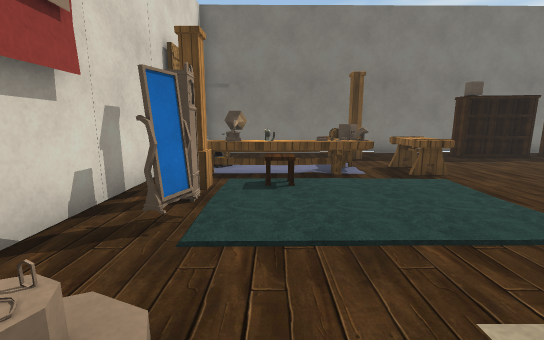
view 1 (above)

16 first-person views from a walk through a scene from a Unity 3-D project. The camera is 1.3 m above the floor, tilts 10° down and sees 90° across. Doors are open. The floor is counted in squares, 1 m on a side. Each view is taken from the middle of a square. On the plan, view 1 faces up. The plan holds only what a view shows up to about 13 squares ahead; the rest is blank. Some animated figures are left out. Some surface patterns are stand-ins.

view 2
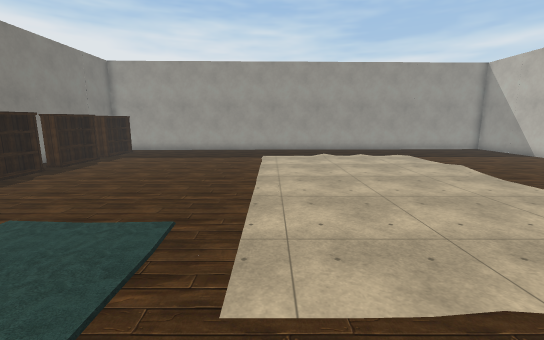

view 3
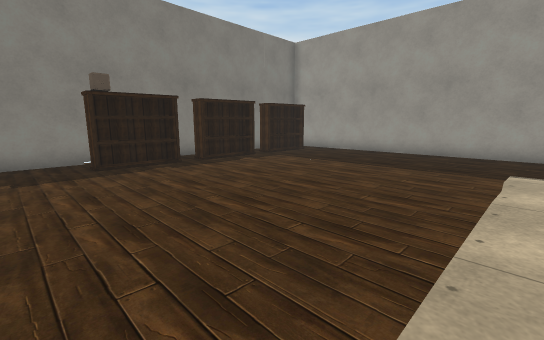

view 4
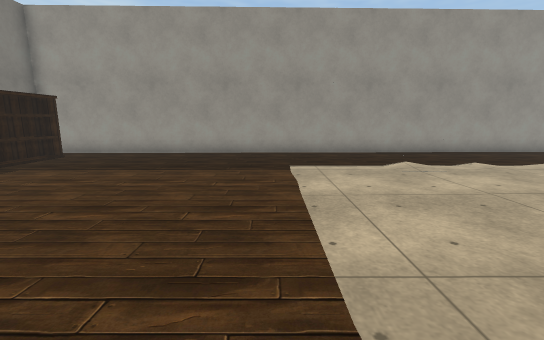

view 5
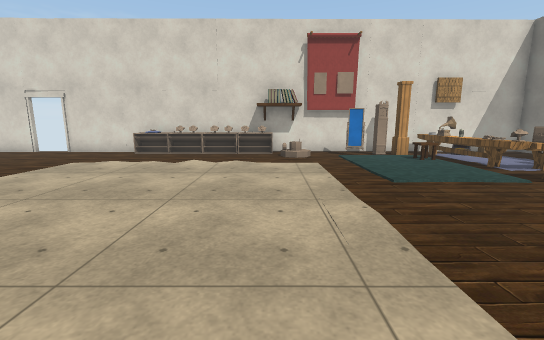

view 6
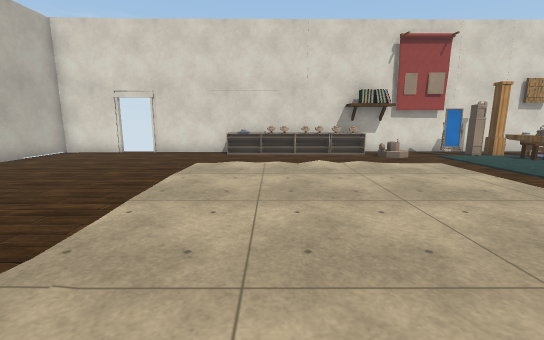

view 7
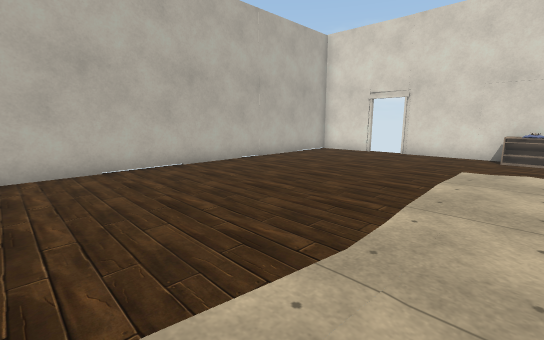

view 8
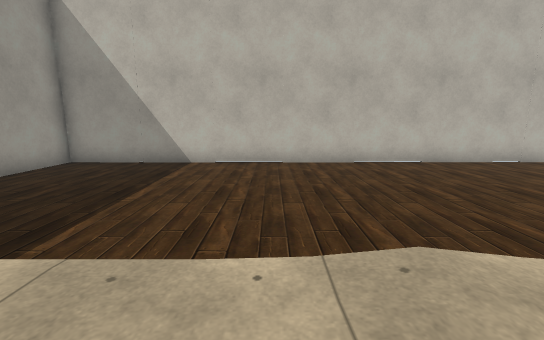

view 9
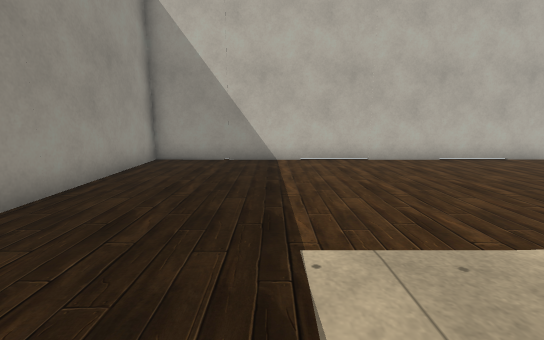

view 10
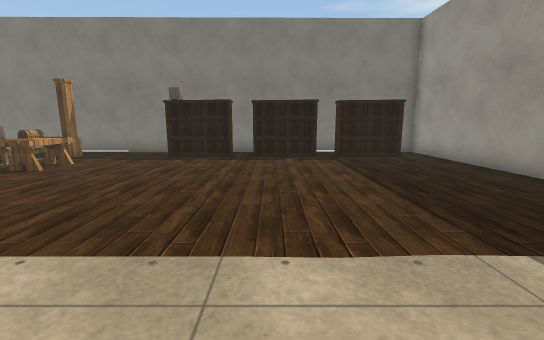

view 11
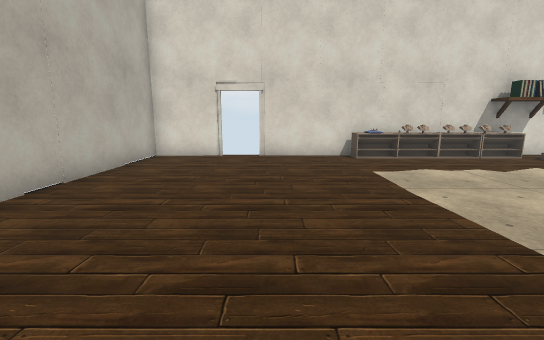

view 12
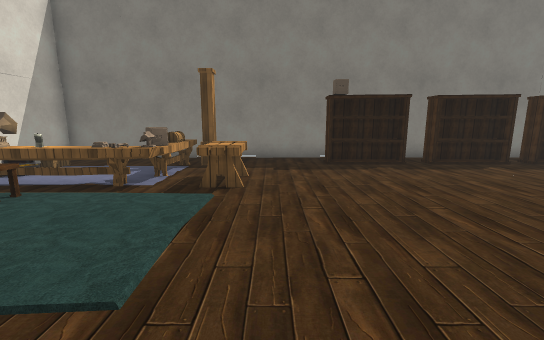

view 13
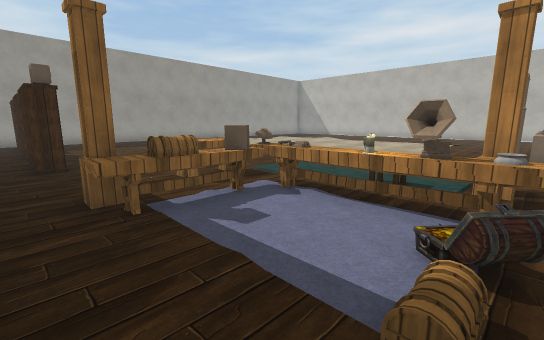

view 14
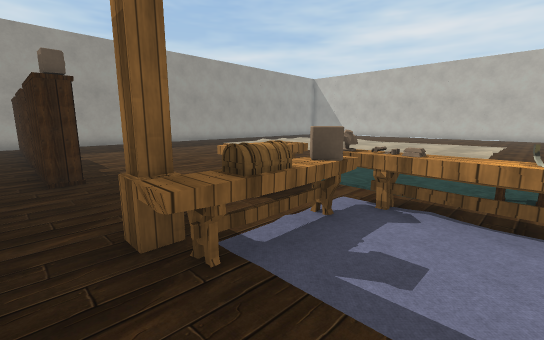

view 15
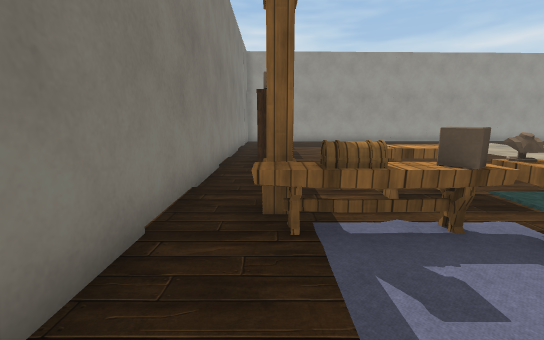

view 16
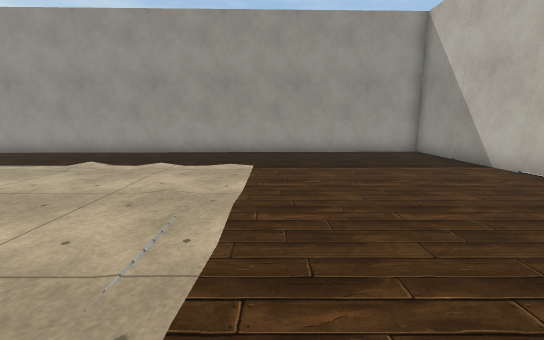

### Floor plan
Points are (right, up) in squares from view 1. A wall is a line through its corners. A room is listed if a view was taken in it or the views show most of it. See-through windows are left out.
Room 1 (views 1, 2, 3, 4, 5, 6, 7, 8, 9, 10, 11, 12, 13, 14, 15, 16)
walls: (-2.7, -0.5) (-2.6, -9.5); (9.4, 9.9) (7.4, 9.9); (7.4, 10.4) (9.4, 10.4); (9.3, 10.3) (7.4, 10.3); (10.3, 10.4) (12.8, 10.4); (12.9, 9.9) (10.3, 9.9); (12.7, 10.3) (10.2, 10.3); (13.6, 10.4) (16.1, 10.4); (-2.6, -10.9) (-2.6, -13.5) (18.1, -13.4) (17.5, 11.6) (16.9, 11.6); (16.2, 9.9) (13.6, 9.9); (16.1, 10.3) (13.8, 10.3); (14.8, 11.6) (-2.8, 11.5) (-2.7, 1.4)
low walls: (-2.2, 8.1) (-1.9, 8.5)
ways out: open door at (-3, -10.5); gap at (10, 10); gap at (13, 10)
objects: other object (-2, -6); other object (-2, -5); other object (-2, -2); pillar (-2, 5) to (-1, 6); other object (-2, 7); other object (-1, -5); other object (-1, 3) to (-1, 4); table (-1, 7) to (1, 7); other object (0, 5) to (0, 6); table (2, 7) to (2, 8); chest (2, 9); table (2, 10); pillar (3, 10); bench (4, 7) to (4, 8); other object (7, 10)

Where each view was taken, in squares from view 1:
view 1: 0 up, 0 right, facing up
view 2: 1 up, 1 left, facing right
view 3: 1 up, 5 right, facing up-right
view 4: 2 up, 6 right, facing right
view 5: 0 up, 10 right, facing left
view 6: 4 down, 10 right, facing left
view 7: 5 down, 10 right, facing down-left
view 8: 4 down, 11 right, facing down
view 9: 4 down, 14 right, facing down
view 10: 1 down, 11 right, facing up
view 11: 9 down, 8 right, facing left
view 12: 1 up, 5 right, facing up
view 13: 11 up, 2 left, facing down-right
view 14: 11 up, 0 right, facing down-right
view 15: 10 up, 1 left, facing right
view 16: 7 down, 6 right, facing right
